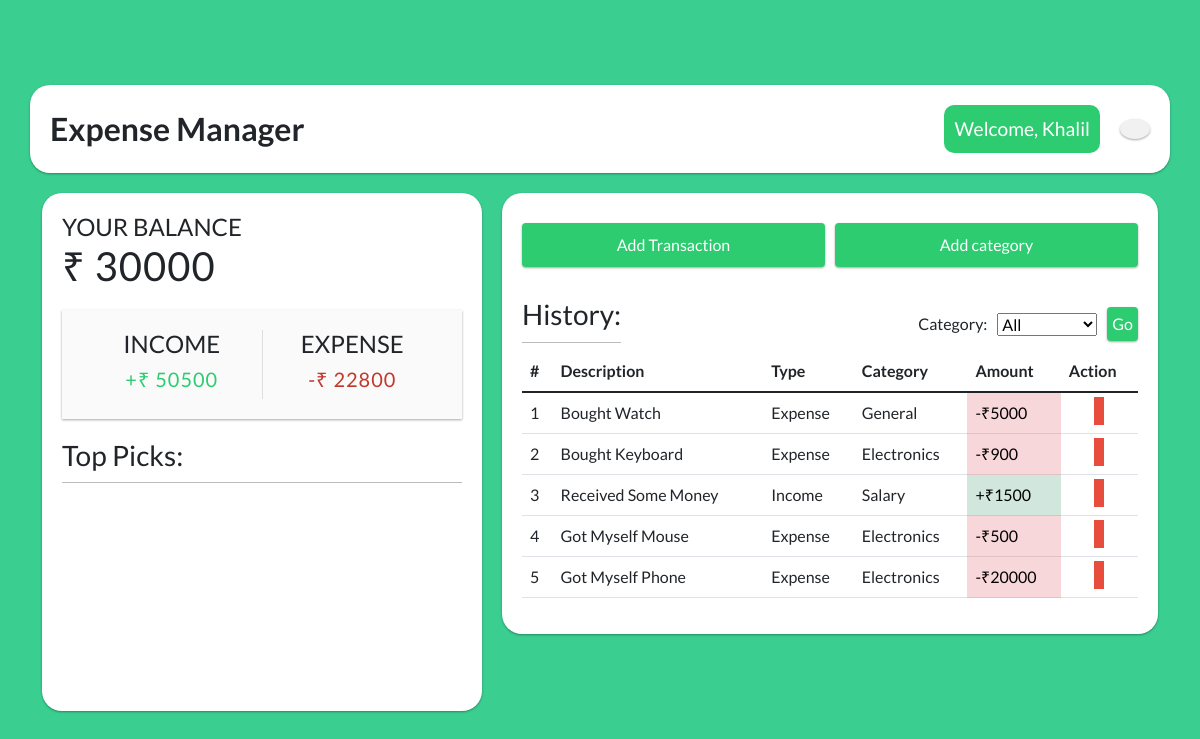
Screenshot of / (signed in) with the database file from the repository.
### base/models.py (models this page shows, shortened)
class UserProfile(models.Model):
    user = models.OneToOneField(User, on_delete=models.CASCADE)
    income = models.IntegerField()
    expenses = models.IntegerField(default=0)
    balance = models.IntegerField(null=True)

class Expense(models.Model):
    EXPENSETYPE = {
        ('Expense', 'Expense'),
        ('Income', 'Income'),
    }
    user = models.ForeignKey(User, on_delete=CASCADE)
    description = models.CharField(max_length=50)
    cost = models.IntegerField(default=True)
    category = models.ForeignKey(Categories,on_delete=CASCADE, blank=True, null=True)
    type = models.CharField(max_length=50, default='Expense', choices=EXPENSETYPE)
    date = models.DateTimeField(auto_now_add=True)
    @property
    def isExpense(self):
        return (self.type == 'Expense')

class Categories(models.Model):
    name = models.CharField(max_length=50)
    def __str__(self):
        return self.name

### base/views.py (the view)
# urls.py: path('', views.HomeView, name="home"),
@login_required(login_url='login')
def HomeView(request):
    userProfile = UserProfile.objects.get(user = request.user)
    expenses = Expense.objects.filter(user = request.user)
    categories = Categories.objects.all()
    category = request.GET.get('category')
    if is_valid_queryparam(category) and category != 'all':
        expenses = expenses.filter(category__name=category)
    context = {
        'user_profile':userProfile,
        'expenses':expenses,
        'categories':categories,
    }
    return render(request, 'base/home.html',context)

### base/views.py (called while the page is built)
def is_valid_queryparam(param):
    return param != '' and param is not None

### base/templates/base/home.html (shortened to what this page needs)
{% extends "base/base.html" %} {% load static %} {% block start %}
<div class="header mt-3 container outer-container">
  <div class="main-title">Expense Manager</div>
  <div class="user-area">
    <div class="username">Welcome, {{ user.username|capfirst }}</div>
    <a href="{% url 'logout' %}" class="logout-icon">
    </a>
  </div>
</div>
<div class="container content-area">
  <div class="content-container outer-container">
    {% include 'base/content.html' %}
  </div>
  <div class="history-container outer-container">
    {% include 'base/history.html' %}
  </div>
</div>
{% endblock %}

### base/templates/base/base.html (shortened to what this page needs)
{% load static %}
<!DOCTYPE html>
<html lang="en">
  <head>
    <link
      href="https://cdn.jsdelivr.net/npm/bootstrap@5.1.3/dist/css/bootstrap.min.css"
      rel="stylesheet"
    />
    <link rel="stylesheet" href="{% static '/css/splide.min.css' %}" />
    <link rel="stylesheet" href="{% static '/css/main.css' %}" />
  </head>
  <body>
    {% block start %} {% endblock %}
  </body>
</html>

### base/templates/base/content.html (shortened to what this page needs)
<h4>Your Balance</h4>
    <h1 id="balance">₹ {{ user_profile.balance }}</h1>
    <div class="inc-exp-container">
      <div>
        <h4>Income</h4>
        <p id="money-plus" class="money plus">+₹ {{ user_profile.income }}</p>
      </div>
      <div>
        <h4>Expense</h4>
        <p id="money-minus" class="money minus">
          -₹ {{ user_profile.expenses }}
        </p>
      </div>
    </div>
    <h3>Top Picks:</h3>

### base/templates/base/history.html (shortened to what this page needs)
<div class="btn-panel">
    <button class="btn add-transaction" onclick="openTransactionModal()">
      Add Transaction
    </button>
    <button class="btn add-category" onclick="openCategoryModal()">
      Add category
    </button>
  </div>
  <div class="filter-area">
    <h3>History:</h3>
    <form method="GET" action=".">
      <div class="filter-form">
        <label for="category">Category: </label>
        <select name="category" id="id_category">
          <option value="all" selected>All</option>
        </select>
        <button class="btn" type="submit">Go</button>
      </div>
    </form>
  </div>
  <div class="table-responsive">
    <table class="table table-hover">
      <thead>
        <tr>
          <th>#</th>
          <th>Description</th>
          <th>Type</th>
          <th>Category</th>
          <th>Amount</th>
          <th>Action</th>
        </tr>
      </thead>
      <tbody>
        {% for expense in expenses %} {% if expense.isExpense %}
        <tr>
          <td>{{ forloop.counter }}</td>
          <td>{{ expense.description }}</td>
          <td>{{ expense.type }}</td>
          <td>{{ expense.category }}</td>
          <td class="table-danger">-₹{{ expense.cost }}</td>
          <td align="center">
            <a href="{% url 'deleteTransaction' expense.id %}"  class="delete-btn">
            </a>
          </td>
        </tr>
        {% else %}
        <tr>
          <td>{{ forloop.counter }}</td>
          <td>{{ expense.description }}</td>
          <td>{{ expense.type }}</td>
          <td>{{ expense.category }}</td>
          <td class="table-success">+₹{{ expense.cost }}</td>
          <td align="center">
            <a href="{% url 'deleteTransaction' expense.id %}"  class="delete-btn">
            </a>
          </td>
          {% endif %} {% empty %}
          <tr>
            <td colspan="6" align="center">No Transaction Yet</td>
          </tr>
          {% endfor %}
        </tr>
      </tbody>
    </table>
  </div>

### static/css/main.css (style rules this page uses)
:root { --box-shadow: 0 1px 3px rgba(0, 0, 0, 0.12), 0 1px 2px rgba(0, 0, 0, 0.24); }
* { box-sizing: border-box; padding: 0; margin: 0; }
body { background-color: #3acf91; display: flex; flex-direction: column; align-items: center; justify-content: center; min-height: 100vh; margin: 0; font-family: "Lato", sans-serif; }
h1 { letter-spacing: 1px; margin: 0; }
h3 { border-bottom: 1px solid #bbb; padding-bottom: 10px; }
h4 { margin: 0; text-transform: uppercase; }
.btn-panel { display: flex; justify-content: end; align-items: center; }
.btn + .btn { margin-left: 10px; }
.outer-container { padding: 20px; background-color: #fff; border-radius: 20px; box-shadow: var(--box-shadow); }
.header { display: flex; justify-content: space-between; align-items: center; width: 100%; }
.user-area { display: flex; justify-content: center; align-items: center; }
.username { background-color: #2ecc71; color: #fff; padding: 10px; font-size: 1.2rem; cursor: default; border-radius: 10px; margin-right: 20px; }
.content-area { padding-top: 20px; display: flex; justify-content: space-between; gap: 20px; align-items: flex-start; flex-direction: row; }
.main-title { font-size: 2rem; font-weight: bold; }
.content-container { width: 40%; margin-bottom: 20px; }
.history-container { width: 60%; margin-bottom: 20px; }
.inc-exp-container { background-color: #fafafa; box-shadow: var(--box-shadow); padding: 20px; display: flex; justify-content: space-between; margin: 20px 0; }
.inc-exp-container > div { flex: 1; text-align: center; }
.inc-exp-container > div:first-of-type { border-right: 1px solid #dedede; }
.money { font-size: 20px; letter-spacing: 1px; margin: 5px 0; }
.money.plus { color: #2ecc71; }
.money.minus { color: #c0392b; }
label { display: inline-block; margin: 10px 0; }
.filter-area { display: flex; justify-content: space-between; align-items: center; }
.filter-form { display: flex; justify-self: center; align-items: center; }
.filter-form #id_category { margin: 0 10px; }
.filter-form .btn { width: fit-content; display: inline; padding: 5px; margin: 10px 0px; }
.btn { cursor: pointer; background-color: #2ecc71; box-shadow: var(--box-shadow); color: #fff; border: 0; display: block; font-size: 16px; margin: 10px 0 30px; padding: 10px; width: 100%; }
.delete-btn { cursor: pointer; background-color: #e74c3c; border: 0; color: #fff; font-size: 20px; line-height: 20px; padding: 2px 5px; text-decoration: none; opacity: 1; }
.logout-icon { background-color: #f1f1f1; border-radius: 50%; padding: 10px 15px; box-shadow: var(--box-shadow); font-size: 1.2rem; color: #000; }

### rows the page displays
UserProfile: balance "30000", income "50500", expenses "22800"
Expense: description "Bought Watch", type "Expense", category "General", cost "5000"
Expense: description "Bought Keyboard", type "Expense", category "Electronics", cost "900"
Expense: description "Received Some Money", type "Income", category "Salary", cost "1500"
Expense: description "Got Myself Mouse", type "Expense", category "Electronics", cost "500"
Expense: description "Got Myself Phone", type "Expense", category "Electronics", cost "20000"

### other values shown
{{ user.username|capfirst }} "Khalil"
